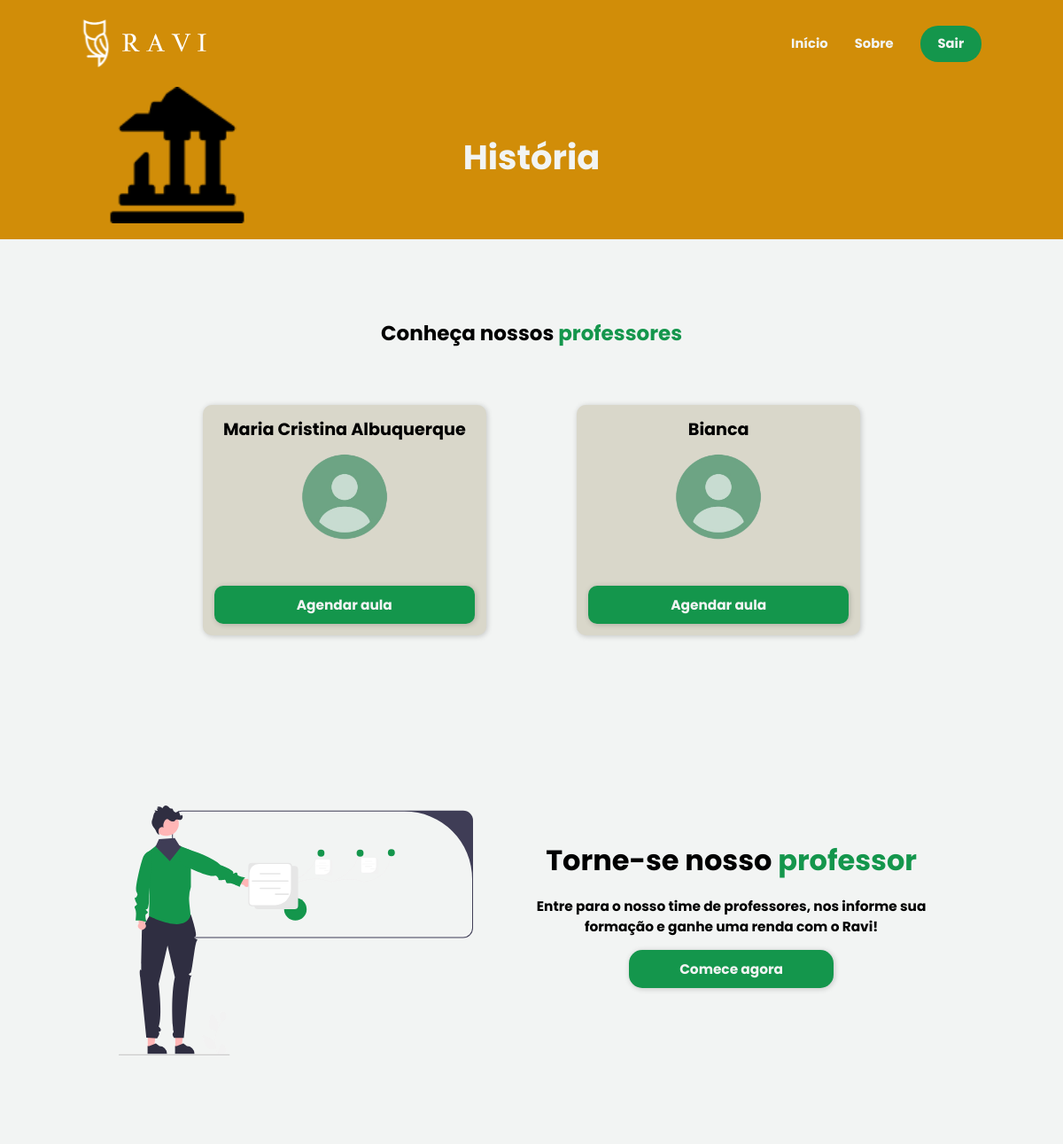
The page /sistema-aluno/materias/historia.php (signed in, upper part) on the database as committed earlier.
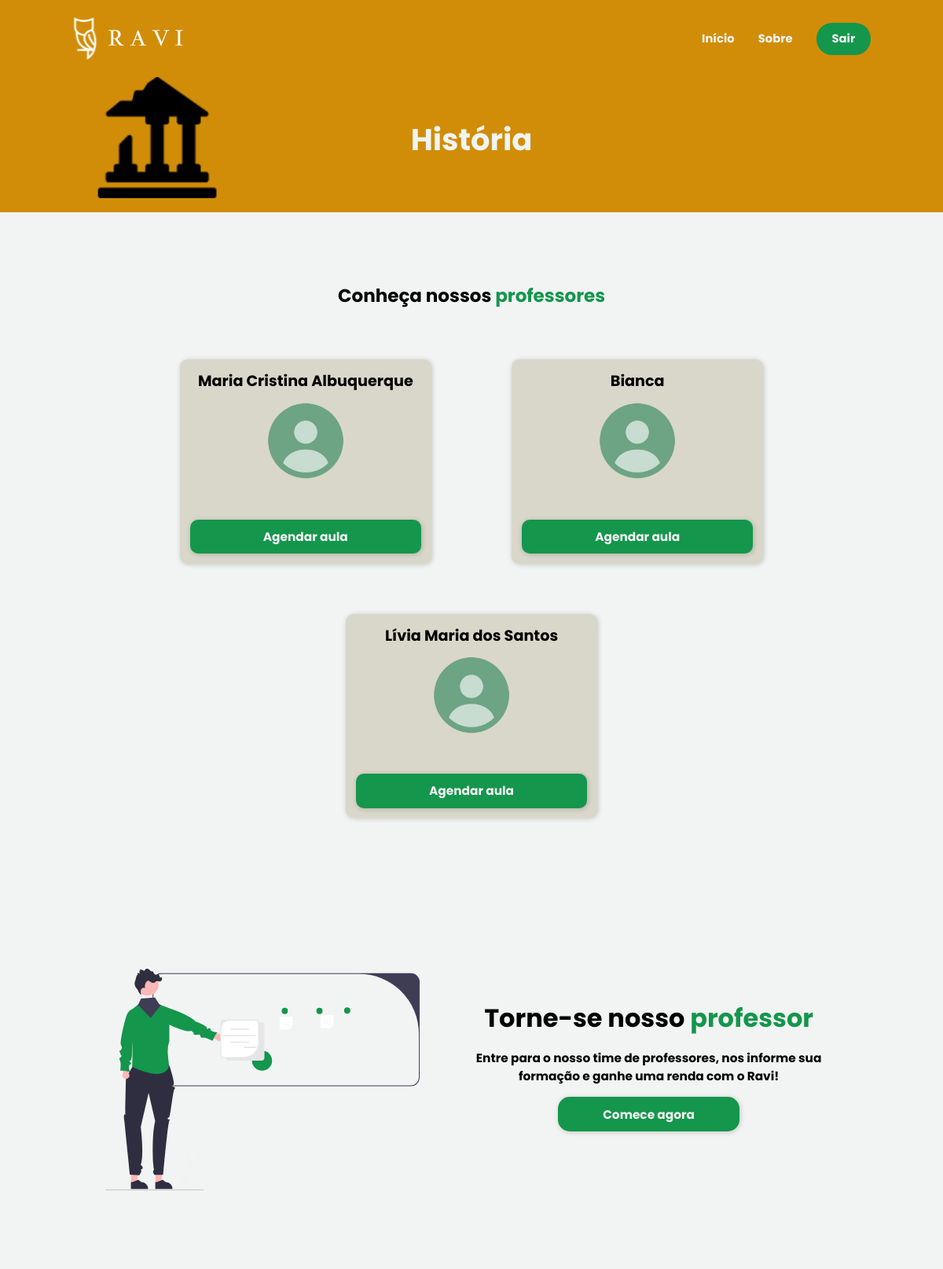
The same page on the database as committed later.
### tables this page shows
CREATE TABLE `professor` (
  `id` int(11) NOT NULL,
  `nome` varchar(100) NOT NULL,
  `email` varchar(100) NOT NULL,
  `senha` varchar(100) NOT NULL,
  `dn` date NOT NULL,
  `endereco` varchar(100) NOT NULL,
  `cep` varchar(20) NOT NULL,
  `estado` varchar(100) NOT NULL,
  `cidade` varchar(100) NOT NULL,
  `telefone` varchar(20) NOT NULL,
  `cpf` varchar(20) NOT NULL,
  `rg` varchar(20) NOT NULL,
  `sexo` varchar(10) NOT NULL,
  `areaFormacao` varchar(100) NOT NULL,
  `curriculo` varchar(220) NOT NULL,
  `conteudo` mediumtext NOT NULL,
  `valorHora` varchar(10) NOT NULL,
  `area_id` int(11) DEFAULT NULL,
  `dataCad` timestamp NOT NULL DEFAULT current_timestamp(),
  `status` varchar(11) NOT NULL
);

### sistema-aluno/materias/historia.php (the view, shortened to what this page needs)
<?php
    require_once('../../conexao.php');
    $sql = "select * from professor
               where       1 = 1
                 and area_id = 4";
    $resultado = mysqli_query($conexao, $sql);
?>
<!DOCTYPE html>
<html lang="pt-br">
<head>
    <link rel="stylesheet" href="../../assets/css/header-footer.css">
    <link rel="stylesheet" href="../../assets/css/materias.css">
    <link rel="stylesheet" href="../../assets/css/principal.css">
</head>
<body>
    <?php require_once("../template-aluno/menu-hist.php") ?>
    <main>
        <section class="materia" id="historia">
            <div>
                <img src="../../assets/img/ruins-icon-big.png">
            </div>
            <div>
                <h1>História</h1>
            </div>
        </section>
        <section class="prof">
            <div class="conheca">
                <h1>Conheça nossos <span>professores</span></h1>
            </div>
            <div class="card-group">
                <?php while ($linha = mysqli_fetch_array($resultado)) { ?>
                <div class="cards">
                    <h2><?= $linha['nome'] ?></h2>
                    <img src="../../assets/img/user-image.png">
                    <a href="../aluno/agendamento.php?id=<?= $linha['id'] ?>">Agendar aula</a>
                </div>
                <?php } ?>
            </div>
        </section>
        <section>
            <div class="vire-prof">
                <figure>
                    <img src="../../assets/img/undraw_professor_re_mj1s.svg">
                </figure>
                <section>
                    <div>
                        <h1>Torne-se nosso <span>professor<span></h1>
                    </div>
                    <div>
                        <p>Entre para o nosso time de professores, nos informe sua formação e ganhe uma renda com o Ravi!</p>
                    </div>
                    <a href="../../sistema-professor/professor/cadastro.php"><button class="cad-btn2 cad-btn3">Comece agora</button></a>
                </section>
            </div>
                </main>
</body>
</html>

Rows that differ between the two databases and show on the page:
added professor: nome "Lívia Maria dos Santos"
